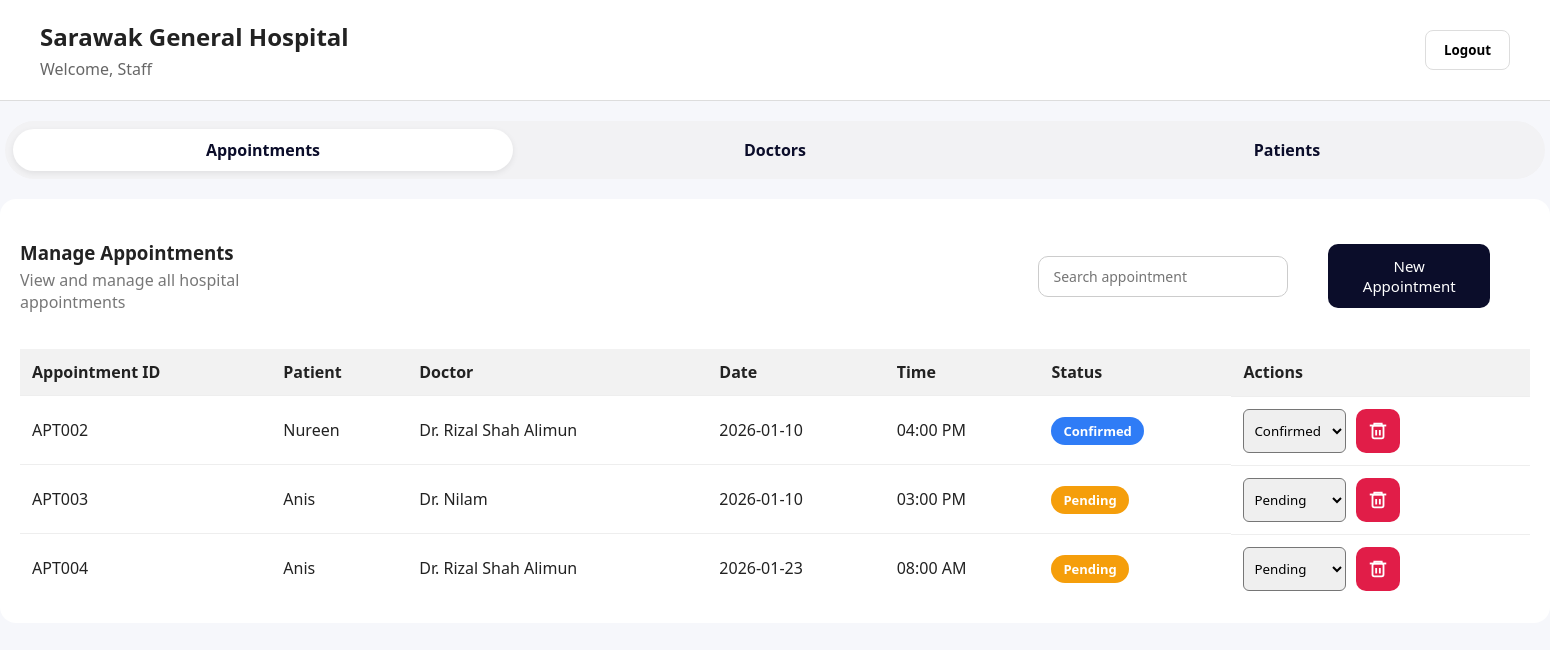
The page /appointment/manageAppointment.php on the database its author committed.
### tables this page shows
CREATE TABLE `appointment` (
  `appointmentID` varchar(10) NOT NULL,
  `appointmentDate` date NOT NULL,
  `appointmentTime` time(6) NOT NULL,
  `reason` varchar(500) NOT NULL,
  `status` varchar(50) NOT NULL,
  `patientID` varchar(10) NOT NULL,
  `doctorID` varchar(10) NOT NULL
);

CREATE TABLE `patient` (
  `patientID` varchar(10) NOT NULL,
  `name` varchar(500) NOT NULL,
  `age` varchar(100) NOT NULL,
  `gender` varchar(40) NOT NULL,
  `contactNumber` varchar(50) NOT NULL,
  `medicalHistory` varchar(500) NOT NULL
);

CREATE TABLE `doctor` (
  `doctorID` varchar(10) NOT NULL,
  `name` varchar(100) NOT NULL,
  `specialization` varchar(100) NOT NULL,
  `contactDetails` varchar(50) NOT NULL
);

### appointment/manageAppointment.php (the view, shortened to what this page needs)
<?php
include '../db/dbcon.php';
$sql = "
SELECT DISTINCT a.appointmentID,
       a.appointmentDate,
       a.appointmentTime,
       a.reason,
       a.status,
       a.patientID,
       a.doctorID,
       p.name AS patientName,
       d.name AS doctorName
FROM appointment a
INNER JOIN patient p ON a.patientID = p.patientID
INNER JOIN doctor d ON a.doctorID = d.doctorID
";
$result = $conn->query($sql);
$appointments = $result->fetch_all(MYSQLI_ASSOC);
?>
<!DOCTYPE html>
<html>
<head>
    <link rel="stylesheet" href="../css/aptstyle.css"/>
</head>
<body>
<div class = "header">
    <div>
        <h1>Sarawak General Hospital</h1>
        <p>Welcome, <?= htmlspecialchars($_SESSION['fullname'] ?? 'Staff'); ?></p>
    </div>
    <form method = "post" action = "../auth/logout.php">
        <button type = "Submit">Logout</button>
    </form>
</div>
<div class="topnav">
    <a class="active" href="manageAppointment.php">Appointments</a>
    <a href="manageDoctor.php">Doctors</a>
    <a href="managePatient.php">Patients</a>
</div>
<div class="cardheader">
    <div class="card-header">
        <div>
            <h3>Manage Appointments</h3>
            <p>View and manage all hospital appointments</p>
        </div>
        <div class="search-bar">
            <input type="text" id="searchInput" placeholder="Search appointment">
        </div>
        <div class = "button_new_apt">
            <button onclick = "formNewApt()">New Appointment</button>
        </div>
    </div>
    <table class="appointment-table">
        <thead>
        <tr>
            <th>Appointment ID</th>
            <th>Patient</th>
            <th>Doctor</th>
            <th>Date</th>
            <th>Time</th>
            <th>Status</th>
            <th>Actions</th>
        </tr>
        </thead>
        <tbody>
            <?php foreach ($appointments as $a): ?>
            <tr>
                <td><?= $a['appointmentID'] ?></td>
                <td><?= htmlspecialchars($a['patientName']) ?></td>
                <td><?= htmlspecialchars($a['doctorName']) ?></td>
                <td><?= $a['appointmentDate'] ?></td>
                <td><?= date('h:i A', strtotime($a['appointmentTime'])) ?></td>
                <td>
                    <span class="badge <?= strtolower($a['status']) ?>">
                        <?= htmlspecialchars($a['status']) ?>
                    </span>
                </td>
                <td class="actions">
                    <select class="status-select" data-id="<?= $a['appointmentID'] ?>">
                        <option value="Pending" <?= $a['status']=="Pending"?"selected":"" ?>>Pending</option>
                        <option value="Confirmed" <?= $a['status']=="Confirmed"?"selected":"" ?>>Confirmed</option>
                    </select>
                    <a href="manageAppointment.php?id=<?= $a['appointmentID'] ?>"
                    class="btn-delete" onclick="return confirm('Delete this appointment?')">
                        <svg width="22" height="22" viewBox="0 0 24 24" fill="none">
                            <path d="M3 6h18" stroke="white" stroke-width="2"/>
                            <path d="M8 6v-2h8v2" stroke="white" stroke-width="2"/>
                            <rect x="6" y="6" width="12" height="14" rx="2" stroke="white" stroke-width="2"/>
                            <path d="M10 11v6M14 11v6" stroke="white" stroke-width="2"/>
                        </svg>
                    </a>
                </td>
            </tr>
            <?php endforeach; ?>
        </tbody>
    </table>
</div>
</body>
</html>

### css/aptstyle.css (style rules this page uses)
* { margin: 0; padding: 0; box-sizing: border-box; font-family: "Segoe UI", sans-serif; }
body { background-color: #f6f7fb; color: #222; }
.header { display: flex; justify-content: space-between; align-items: center; padding: 20px 40px; background: white; border-bottom: 1px solid #ddd; }
.header h1 { font-size: 24px; font-weight: 700; }
.header p { color: #666; margin-top: 5px; }
.header button { padding: 10px 18px; border: 1px solid #ddd; background: white; border-radius: 8px; cursor: pointer; font-weight: 600; }
.search-bar { margin: 16px 0; margin-left: 47%; }
.search-bar input { width: 250px; padding: 10px 14px; border-radius: 10px; border: 1px solid #ccc; font-size: 14px; }
.topnav { display: flex; gap: 12px; background: #f2f2f4; padding: 8px; border-radius: 999px; width: fit-content; margin: 20px auto; }
.topnav a { display: flex; align-items: center; border: none; background: transparent; padding: 10px 20px; border-radius: 999px; font-weight: 600; cursor: pointer; text-decoration: none; color: #0b0d2a; width: 500px; justify-content: center; }
.topnav a.active { background: #fff; box-shadow: 0 2px 6px rgba(0,0,0,0.08); }
.cardheader { background: #fff; border-radius: 16px; padding: 20px; margin-top: 20px; height: auto; overflow: visible; }
.card-header { display: flex; justify-content: space-between; align-items: center; margin-bottom: 16px; }
.card-header h3 { margin: 0; }
.card-header p { margin: 4px 0 0; color: #777; }
.button_new_apt { display: flex; justify-content: flex-end; padding: 25px 40px; }
.button_new_apt button { background: #0b0d2a; color: white; border: none; padding: 12px 22px; border-radius: 10px; font-size: 15px; cursor: pointer; }
table { width: 100%; border-collapse: collapse; }
th { background: #f2f2f2; text-align: left; padding: 12px; }
td { padding: 12px; border-top: 1px solid #eee; }
.badge { padding: 5px 12px; border-radius: 20px; font-size: 13px; }
.badge.confirmed { background: #2f7cf6; color: white; }
.actions { display: flex; gap: 10px; }
.actions select { padding: 6px; border-radius: 6px; }
.btn-delete { background: #e11d48; border: none; width: 44px; height: 44px; border-radius: 10px; display: flex; align-items: center; justify-content: center; cursor: pointer; }
.appointment-table tbody tr { transition: background-color 0.2s ease, transform 0.15s ease; }
.badge { padding: 5px 12px; border-radius: 20px; font-size: 13px; font-weight: 600; text-transform: capitalize; }
.badge.pending { background: #f59e0b; color: white; }

### rows shown on the page
appointment: appointmentID "APT002", patientID.name "Nureen", doctorID.name "Dr. Rizal Shah Alimun", appointmentDate "2026-01-10", appointmentTime "04:00 PM", status "Confirmed", status+appointmentID "Confirmed"
appointment: appointmentID "APT003", patientID.name "Anis", doctorID.name "Dr. Nilam", appointmentDate "2026-01-10", appointmentTime "03:00 PM", status "Pending", status+appointmentID "Pending"
appointment: appointmentID "APT004", patientID.name "Anis", doctorID.name "Dr. Rizal Shah Alimun", appointmentDate "2026-01-23", appointmentTime "08:00 AM", status "Pending", status+appointmentID "Pending"

### other values the page prints
$_SESSION['fullname'] "Staff"
